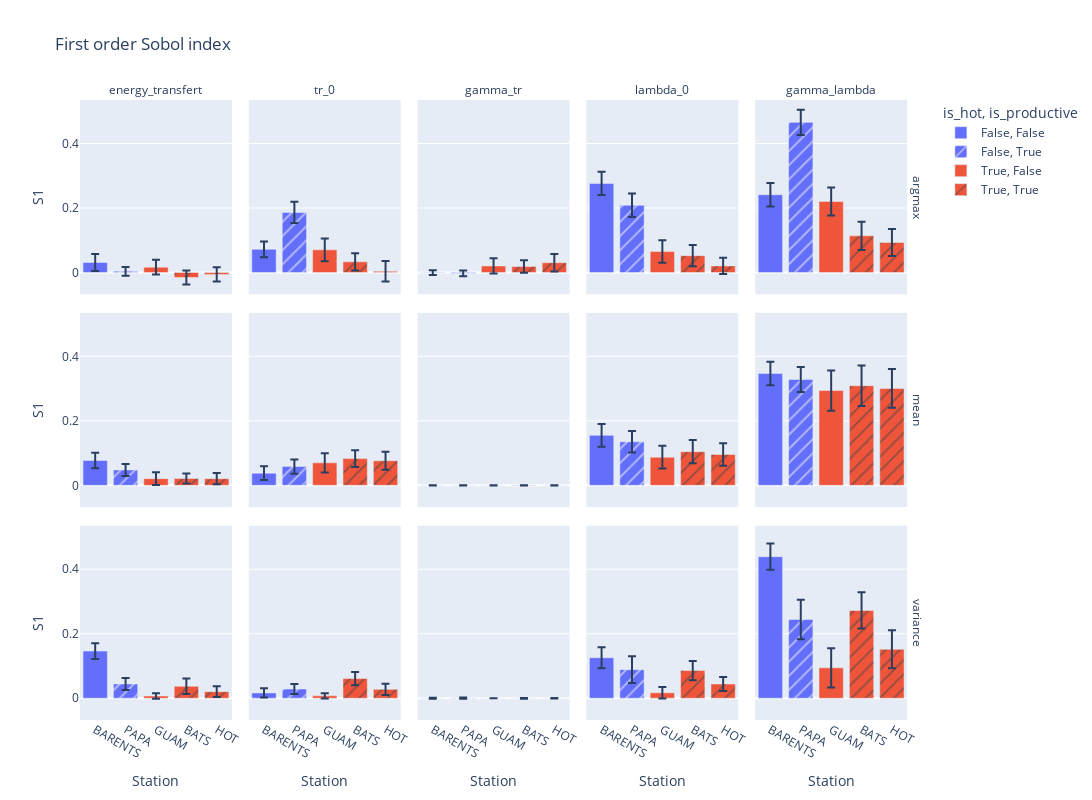

The notebook cell this image was saved under:
### Markdown cell above
### First order Sobol indices

### Code cell
fig = px.bar(
    sobol_first_order,
    x="Station",
    facet_col="Parameter",
    y="S1",
    error_y="S1_conf",
    facet_row="QoI",
    color="is_hot",
    pattern_shape="is_productive",
    title="First order Sobol index",
)

fig.update_layout(width=1200, height=800)

fig.for_each_annotation(lambda a: a.update(text=a.text.split("=")[-1]))

### Figure 1 — Plotly figure (JSON) as saved in the notebook; plotly's stock layout.template omitted (floating-point values rounded to 4 significant figures)
{"data": [{"alignmentgroup": "True", "error_y": {"array": [0.02653]}, "hovertemplate": "is_hot=False<br>is_productive=False<br>QoI=argmax<br>Parameter=energy_transfert<br>Station=%{x}<br>S1=%{y}<extra></extra>", "legendgroup": "False, False", "marker": {"color": "#636efa", "pattern": {"shape": ""}}, "name": "False, False", "offsetgroup": "False, False", "orientation": "v", "showlegend": true, "textposition": "auto", "type": "bar", "x": ["BARENTS"], "xaxis": "x11", "y": [0.03118], "yaxis": "y11"}, {"alignmentgroup": "True", "error_y": {"array": [0.02458]}, "hovertemplate": "is_hot=False<br>is_productive=False<br>QoI=argmax<br>Parameter=tr_0<br>Station=%{x}<br>S1=%{y}<extra></extra>", "legendgroup": "False, False", "marker": {"color": "#636efa", "pattern": {"shape": ""}}, "name": "False, False", "offsetgroup": "False, False", "orientation": "v", "showlegend": false, "textposition": "auto", "type": "bar", "x": ["BARENTS"], "xaxis": "x12", "y": [0.07188], "yaxis": "y12"}, {"alignmentgroup": "True", "error_y": {"array": [0.007219]}, "hovertemplate": "is_hot=False<br>is_productive=False<br>QoI=argmax<br>Parameter=gamma_tr<br>Station=%{x}<br>S1=%{y}<extra></extra>", "legendgroup": "False, False", "marker": {"color": "#636efa", "pattern": {"shape": ""}}, "name": "False, False", "offsetgroup": "False, False", "orientation": "v", "showlegend": false, "textposition": "auto", "type": "bar", "x": ["BARENTS"], "xaxis": "x13", "y": [-0.0004999], "yaxis": "y13"}, {"alignmentgroup": "True", "error_y": {"array": [0.0361]}, "hovertemplate": "is_hot=False<br>is_productive=False<br>QoI=argmax<br>Parameter=lambda_0<br>Station=%{x}<br>S1=%{y}<extra></extra>", "legendgroup": "False, False", "marker": {"color": "#636efa", "pattern": {"shape": ""}}, "name": "False, False", "offsetgroup": "False, False", "orientation": "v", "showlegend": false, "textposition": "auto", "type": "bar", "x": ["BARENTS"], "xaxis": "x14", "y": [0.2761], "yaxis": "y14"}, {"alignmentgroup": "True", "error_y": {"array": [0.03654]}, "hovertemplate": "is_hot=False<br>is_productive=False<br>QoI=argmax<br>Parameter=gamma_lambda<br>Station=%{x}<br>S1=%{y}<extra></extra>", "legendgroup": "False, False", "marker": {"color": "#636efa", "pattern": {"shape": ""}}, "name": "False, False", "offsetgroup": "False, False", "orientation": "v", "showlegend": false, "textposition": "auto", "type": "bar", "x": ["BARENTS"], "xaxis": "x15", "y": [0.2411], "yaxis": "y15"}, {"alignmentgroup": "True", "error_y": {"array": [0.02382]}, "hovertemplate": "is_hot=False<br>is_productive=False<br>QoI=mean<br>Parameter=energy_transfert<br>Station=%{x}<br>S1=%{y}<extra></extra>", "legendgroup": "False, False", "marker": {"color": "#636efa", "pattern": {"shape": ""}}, "name": "False, False", "offsetgroup": "False, False", "orientation": "v", "showlegend": false, "textposition": "auto", "type": "bar", "x": ["BARENTS"], "xaxis": "x6", "y": [0.07712], "yaxis": "y6"}, {"alignmentgroup": "True", "error_y": {"array": [0.02133]}, "hovertemplate": "is_hot=False<br>is_productive=False<br>QoI=mean<br>Parameter=tr_0<br>Station=%{x}<br>S1=%{y}<extra></extra>", "legendgroup": "False, False", "marker": {"color": "#636efa", "pattern": {"shape": ""}}, "name": "False, False", "offsetgroup": "False, False", "orientation": "v", "showlegend": false, "textposition": "auto", "type": "bar", "x": ["BARENTS"], "xaxis": "x7", "y": [0.03765], "yaxis": "y7"}, {"alignmentgroup": "True", "error_y": {"array": [0.0002132]}, "hovertemplate": "is_hot=False<br>is_productive=False<br>QoI=mean<br>Parameter=gamma_tr<br>Station=%{x}<br>S1=%{y}<extra></extra>", "legendgroup": "False, False", "marker": {"color": "#636efa", "pattern": {"shape": ""}}, "name": "False, False", "offsetgroup": "False, False", "orientation": "v", "showlegend": false, "textposition": "auto", "type": "bar", "x": ["BARENTS"], "xaxis": "x8", "y": [8.804e-05], "yaxis": "y8"}, {"alignmentgroup": "True", "error_y": {"array": [0.0356]}, "hovertemplate": "is_hot=False<br>is_productive=False<br>QoI=mean<br>Parameter=lambda_0<br>Station=%{x}<br>S1=%{y}<extra></extra>", "legendgroup": "False, False", "marker": {"color": "#636efa", "pattern": {"shape": ""}}, "name": "False, False", "offsetgroup": "False, False", "orientation": "v", "showlegend": false, "textposition": "auto", "type": "bar", "x": ["BARENTS"], "xaxis": "x9", "y": [0.155], "yaxis": "y9"}, {"alignmentgroup": "True", "error_y": {"array": [0.03628]}, "hovertemplate": "is_hot=False<br>is_productive=False<br>QoI=mean<br>Parameter=gamma_lambda<br>Station=%{x}<br>S1=%{y}<extra></extra>", "legendgroup": "False, False", "marker": {"color": "#636efa", "pattern": {"shape": ""}}, "name": "False, False", "offsetgroup": "False, False", "orientation": "v", "showlegend": false, "textposition": "auto", "type": "bar", "x": ["BARENTS"], "xaxis": "x10", "y": [0.3467], "yaxis": "y10"}, {"alignmentgroup": "True", "error_y": {"array": [0.02471]}, "hovertemplate": "is_hot=False<br>is_productive=False<br>QoI=variance<br>Parameter=energy_transfert<br>Station=%{x}<br>S1=%{y}<extra></extra>", "legendgroup": "False, False", "marker": {"color": "#636efa", "pattern": {"shape": ""}}, "name": "False, False", "offsetgroup": "False, False", "orientation": "v", "showlegend": false, "textposition": "auto", "type": "bar", "x": ["BARENTS"], "xaxis": "x", "y": [0.1461], "yaxis": "y"}, {"alignmentgroup": "True", "error_y": {"array": [0.01463]}, "hovertemplate": "is_hot=False<br>is_productive=False<br>QoI=variance<br>Parameter=tr_0<br>Station=%{x}<br>S1=%{y}<extra></extra>", "legendgroup": "False, False", "marker": {"color": "#636efa", "pattern": {"shape": ""}}, "name": "False, False", "offsetgroup": "False, False", "orientation": "v", "showlegend": false, "textposition": "auto", "type": "bar", "x": ["BARENTS"], "xaxis": "x2", "y": [0.01656], "yaxis": "y2"}, {"alignmentgroup": "True", "error_y": {"array": [0.001393]}, "hovertemplate": "is_hot=False<br>is_productive=False<br>QoI=variance<br>Parameter=gamma_tr<br>Station=%{x}<br>S1=%{y}<extra></extra>", "legendgroup": "False, False", "marker": {"color": "#636efa", "pattern": {"shape": ""}}, "name": "False, False", "offsetgroup": "False, False", "orientation": "v", "showlegend": false, "textposition": "auto", "type": "bar", "x": ["BARENTS"], "xaxis": "x3", "y": [3.809e-05], "yaxis": "y3"}, {"alignmentgroup": "True", "error_y": {"array": [0.03277]}, "hovertemplate": "is_hot=False<br>is_productive=False<br>QoI=variance<br>Parameter=lambda_0<br>Station=%{x}<br>S1=%{y}<extra></extra>", "legendgroup": "False, False", "marker": {"color": "#636efa", "pattern": {"shape": ""}}, "name": "False, False", "offsetgroup": "False, False", "orientation": "v", "showlegend": false, "textposition": "auto", "type": "bar", "x": ["BARENTS"], "xaxis": "x4", "y": [0.1256], "yaxis": "y4"}, {"alignmentgroup": "True", "error_y": {"array": [0.04078]}, "hovertemplate": "is_hot=False<br>is_productive=False<br>QoI=variance<br>Parameter=gamma_lambda<br>Station=%{x}<br>S1=%{y}<extra></extra>", "legendgroup": "False, False", "marker": {"color": "#636efa", "pattern": {"shape": ""}}, "name": "False, False", "offsetgroup": "False, False", "orientation": "v", "showlegend": false, "textposition": "auto", "type": "bar", "x": ["BARENTS"], "xaxis": "x5", "y": [0.4388], "yaxis": "y5"}, {"alignmentgroup": "True", "error_y": {"array": [0.0133]}, "hovertemplate": "is_hot=False<br>is_productive=True<br>QoI=argmax<br>Parameter=energy_transfert<br>Station=%{x}<br>S1=%{y}<extra></extra>", "legendgroup": "False, True", "marker": {"color": "#636efa", "pattern": {"shape": "/"}}, "name": "False, True", "offsetgroup": "False, True", "orientation": "v", "showlegend": true, "textposition": "auto", "type": "bar", "x": ["PAPA"], "xaxis": "x11", "y": [0.003583], "yaxis": "y11"}, {"alignmentgroup": "True", "error_y": {"array": [0.033]}, "hovertemplate": "is_hot=False<br>is_productive=True<br>QoI=argmax<br>Parameter=tr_0<br>Station=%{x}<br>S1=%{y}<extra></extra>", "legendgroup": "False, True", "marker": {"color": "#636efa", "pattern": {"shape": "/"}}, "name": "False, True", "offsetgroup": "False, True", "orientation": "v", "showlegend": false, "textposition": "auto", "type": "bar", "x": ["PAPA"], "xaxis": "x12", "y": [0.1862], "yaxis": "y12"}, {"alignmentgroup": "True", "error_y": {"array": [0.008668]}, "hovertemplate": "is_hot=False<br>is_productive=True<br>QoI=argmax<br>Parameter=gamma_tr<br>Station=%{x}<br>S1=%{y}<extra></extra>", "legendgroup": "False, True", "marker": {"color": "#636efa", "pattern": {"shape": "/"}}, "name": "False, True", "offsetgroup": "False, True", "orientation": "v", "showlegend": false, "textposition": "auto", "type": "bar", "x": ["PAPA"], "xaxis": "x13", "y": [-0.002644], "yaxis": "y13"}, {"alignmentgroup": "True", "error_y": {"array": [0.03615]}, "hovertemplate": "is_hot=False<br>is_productive=True<br>QoI=argmax<br>Parameter=lambda_0<br>Station=%{x}<br>S1=%{y}<extra></extra>", "legendgroup": "False, True", "marker": {"color": "#636efa", "pattern": {"shape": "/"}}, "name": "False, True", "offsetgroup": "False, True", "orientation": "v", "showlegend": false, "textposition": "auto", "type": "bar", "x": ["PAPA"], "xaxis": "x14", "y": [0.2085], "yaxis": "y14"}, {"alignmentgroup": "True", "error_y": {"array": [0.0392]}, "hovertemplate": "is_hot=False<br>is_productive=True<br>QoI=argmax<br>Parameter=gamma_lambda<br>Station=%{x}<br>S1=%{y}<extra></extra>", "legendgroup": "False, True", "marker": {"color": "#636efa", "pattern": {"shape": "/"}}, "name": "False, True", "offsetgroup": "False, True", "orientation": "v", "showlegend": false, "textposition": "auto", "type": "bar", "x": ["PAPA"], "xaxis": "x15", "y": [0.4655], "yaxis": "y15"}, {"alignmentgroup": "True", "error_y": {"array": [0.01888]}, "hovertemplate": "is_hot=False<br>is_productive=True<br>QoI=mean<br>Parameter=energy_transfert<br>Station=%{x}<br>S1=%{y}<extra></extra>", "legendgroup": "False, True", "marker": {"color": "#636efa", "pattern": {"shape": "/"}}, "name": "False, True", "offsetgroup": "False, True", "orientation": "v", "showlegend": false, "textposition": "auto", "type": "bar", "x": ["PAPA"], "xaxis": "x6", "y": [0.04777], "yaxis": "y6"}, {"alignmentgroup": "True", "error_y": {"array": [0.02201]}, "hovertemplate": "is_hot=False<br>is_productive=True<br>QoI=mean<br>Parameter=tr_0<br>Station=%{x}<br>S1=%{y}<extra></extra>", "legendgroup": "False, True", "marker": {"color": "#636efa", "pattern": {"shape": "/"}}, "name": "False, True", "offsetgroup": "False, True", "orientation": "v", "showlegend": false, "textposition": "auto", "type": "bar", "x": ["PAPA"], "xaxis": "x7", "y": [0.05831], "yaxis": "y7"}, {"alignmentgroup": "True", "error_y": {"array": [0.0002064]}, "hovertemplate": "is_hot=False<br>is_productive=True<br>QoI=mean<br>Parameter=gamma_tr<br>Station=%{x}<br>S1=%{y}<extra></extra>", "legendgroup": "False, True", "marker": {"color": "#636efa", "pattern": {"shape": "/"}}, "name": "False, True", "offsetgroup": "False, True", "orientation": "v", "showlegend": false, "textposition": "auto", "type": "bar", "x": ["PAPA"], "xaxis": "x8", "y": [2.813e-05], "yaxis": "y8"}, {"alignmentgroup": "True", "error_y": {"array": [0.03334]}, "hovertemplate": "is_hot=False<br>is_productive=True<br>QoI=mean<br>Parameter=lambda_0<br>Station=%{x}<br>S1=%{y}<extra></extra>", "legendgroup": "False, True", "marker": {"color": "#636efa", "pattern": {"shape": "/"}}, "name": "False, True", "offsetgroup": "False, True", "orientation": "v", "showlegend": false, "textposition": "auto", "type": "bar", "x": ["PAPA"], "xaxis": "x9", "y": [0.135], "yaxis": "y9"}, {"alignmentgroup": "True", "error_y": {"array": [0.03905]}, "hovertemplate": "is_hot=False<br>is_productive=True<br>QoI=mean<br>Parameter=gamma_lambda<br>Station=%{x}<br>S1=%{y}<extra></extra>", "legendgroup": "False, True", "marker": {"color": "#636efa", "pattern": {"shape": "/"}}, "name": "False, True", "offsetgroup": "False, True", "orientation": "v", "showlegend": false, "textposition": "auto", "type": "bar", "x": ["PAPA"], "xaxis": "x10", "y": [0.3283], "yaxis": "y10"}, {"alignmentgroup": "True", "error_y": {"array": [0.01868]}, "hovertemplate": "is_hot=False<br>is_productive=True<br>QoI=variance<br>Parameter=energy_transfert<br>Station=%{x}<br>S1=%{y}<extra></extra>", "legendgroup": "False, True", "marker": {"color": "#636efa", "pattern": {"shape": "/"}}, "name": "False, True", "offsetgroup": "False, True", "orientation": "v", "showlegend": false, "textposition": "auto", "type": "bar", "x": ["PAPA"], "xaxis": "x", "y": [0.04437], "yaxis": "y"}, {"alignmentgroup": "True", "error_y": {"array": [0.01544]}, "hovertemplate": "is_hot=False<br>is_productive=True<br>QoI=variance<br>Parameter=tr_0<br>Station=%{x}<br>S1=%{y}<extra></extra>", "legendgroup": "False, True", "marker": {"color": "#636efa", "pattern": {"shape": "/"}}, "name": "False, True", "offsetgroup": "False, True", "orientation": "v", "showlegend": false, "textposition": "auto", "type": "bar", "x": ["PAPA"], "xaxis": "x2", "y": [0.02853], "yaxis": "y2"}, {"alignmentgroup": "True", "error_y": {"array": [0.001923]}, "hovertemplate": "is_hot=False<br>is_productive=True<br>QoI=variance<br>Parameter=gamma_tr<br>Station=%{x}<br>S1=%{y}<extra></extra>", "legendgroup": "False, True", "marker": {"color": "#636efa", "pattern": {"shape": "/"}}, "name": "False, True", "offsetgroup": "False, True", "orientation": "v", "showlegend": false, "textposition": "auto", "type": "bar", "x": ["PAPA"], "xaxis": "x3", "y": [0.0005079], "yaxis": "y3"}, {"alignmentgroup": "True", "error_y": {"array": [0.04128]}, "hovertemplate": "is_hot=False<br>is_productive=True<br>QoI=variance<br>Parameter=lambda_0<br>Station=%{x}<br>S1=%{y}<extra></extra>", "legendgroup": "False, True", "marker": {"color": "#636efa", "pattern": {"shape": "/"}}, "name": "False, True", "offsetgroup": "False, True", "orientation": "v", "showlegend": false, "textposition": "auto", "type": "bar", "x": ["PAPA"], "xaxis": "x4", "y": [0.08859], "yaxis": "y4"}, {"alignmentgroup": "True", "error_y": {"array": [0.06155]}, "hovertemplate": "is_hot=False<br>is_productive=True<br>QoI=variance<br>Parameter=gamma_lambda<br>Station=%{x}<br>S1=%{y}<extra></extra>", "legendgroup": "False, True", "marker": {"color": "#636efa", "pattern": {"shape": "/"}}, "name": "False, True", "offsetgroup": "False, True", "orientation": "v", "showlegend": false, "textposition": "auto", "type": "bar", "x": ["PAPA"], "xaxis": "x5", "y": [0.2441], "yaxis": "y5"}, {"alignmentgroup": "True", "error_y": {"array": [0.02281]}, "hovertemplate": "is_hot=True<br>is_productive=False<br>QoI=argmax<br>Parameter=energy_transfert<br>Station=%{x}<br>S1=%{y}<extra></extra>", "legendgroup": "True, False", "marker": {"color": "#EF553B", "pattern": {"shape": ""}}, "name": "True, False", "offsetgroup": "True, False", "orientation": "v", "showlegend": true, "textposition": "auto", "type": "bar", "x": ["GUAM"], "xaxis": "x11", "y": [0.01636], "yaxis": "y11"}, {"alignmentgroup": "True", "error_y": {"array": [0.03549]}, "hovertemplate": "is_hot=True<br>is_productive=False<br>QoI=argmax<br>Parameter=tr_0<br>Station=%{x}<br>S1=%{y}<extra></extra>", "legendgroup": "True, False", "marker": {"color": "#EF553B", "pattern": {"shape": ""}}, "name": "True, False", "offsetgroup": "True, False", "orientation": "v", "showlegend": false, "textposition": "auto", "type": "bar", "x": ["GUAM"], "xaxis": "x12", "y": [0.07021], "yaxis": "y12"}, {"alignmentgroup": "True", "error_y": {"array": [0.02361]}, "hovertemplate": "is_hot=True<br>is_productive=False<br>QoI=argmax<br>Parameter=gamma_tr<br>Station=%{x}<br>S1=%{y}<extra></extra>", "legendgroup": "True, False", "marker": {"color": "#EF553B", "pattern": {"shape": ""}}, "name": "True, False", "offsetgroup": "True, False", "orientation": "v", "showlegend": false, "textposition": "auto", "type": "bar", "x": ["GUAM"], "xaxis": "x13", "y": [0.02034], "yaxis": "y13"}, {"alignmentgroup": "True", "error_y": {"array": [0.03499]}, "hovertemplate": "is_hot=True<br>is_productive=False<br>QoI=argmax<br>Parameter=lambda_0<br>Station=%{x}<br>S1=%{y}<extra></extra>", "legendgroup": "True, False", "marker": {"color": "#EF553B", "pattern": {"shape": ""}}, "name": "True, False", "offsetgroup": "True, False", "orientation": "v", "showlegend": false, "textposition": "auto", "type": "bar", "x": ["GUAM"], "xaxis": "x14", "y": [0.06499], "yaxis": "y14"}, {"alignmentgroup": "True", "error_y": {"array": [0.04308]}, "hovertemplate": "is_hot=True<br>is_productive=False<br>QoI=argmax<br>Parameter=gamma_lambda<br>Station=%{x}<br>S1=%{y}<extra></extra>", "legendgroup": "True, False", "marker": {"color": "#EF553B", "pattern": {"shape": ""}}, "name": "True, False", "offsetgroup": "True, False", "orientation": "v", "showlegend": false, "textposition": "auto", "type": "bar", "x": ["GUAM"], "xaxis": "x15", "y": [0.2201], "yaxis": "y15"}, {"alignmentgroup": "True", "error_y": {"array": [0.01974]}, "hovertemplate": "is_hot=True<br>is_productive=False<br>QoI=mean<br>Parameter=energy_transfert<br>Station=%{x}<br>S1=%{y}<extra></extra>", "legendgroup": "True, False", "marker": {"color": "#EF553B", "pattern": {"shape": ""}}, "name": "True, False", "offsetgroup": "True, False", "orientation": "v", "showlegend": false, "textposition": "auto", "type": "bar", "x": ["GUAM"], "xaxis": "x6", "y": [0.02088], "yaxis": "y6"}, {"alignmentgroup": "True", "error_y": {"array": [0.02966]}, "hovertemplate": "is_hot=True<br>is_productive=False<br>QoI=mean<br>Parameter=tr_0<br>Station=%{x}<br>S1=%{y}<extra></extra>", "legendgroup": "True, False", "marker": {"color": "#EF553B", "pattern": {"shape": ""}}, "name": "True, False", "offsetgroup": "True, False", "orientation": "v", "showlegend": false, "textposition": "auto", "type": "bar", "x": ["GUAM"], "xaxis": "x7", "y": [0.06986], "yaxis": "y7"}, {"alignmentgroup": "True", "error_y": {"array": [4.522e-05]}, "hovertemplate": "is_hot=True<br>is_productive=False<br>QoI=mean<br>Parameter=gamma_tr<br>Station=%{x}<br>S1=%{y}<extra></extra>", "legendgroup": "True, False", "marker": {"color": "#EF553B", "pattern": {"shape": ""}}, "name": "True, False", "offsetgroup": "True, False", "orientation": "v", "showlegend": false, "textposition": "auto", "type": "bar", "x": ["GUAM"], "xaxis": "x8", "y": [3.95e-06], "yaxis": "y8"}, {"alignmentgroup": "True", "error_y": {"array": [0.03519]}, "hovertemplate": "is_hot=True<br>is_productive=False<br>QoI=mean<br>Parameter=lambda_0<br>Station=%{x}<br>S1=%{y}<extra></extra>", "legendgroup": "True, False", "marker": {"color": "#EF553B", "pattern": {"shape": ""}}, "name": "True, False", "offsetgroup": "True, False", "orientation": "v", "showlegend": false, "textposition": "auto", "type": "bar", "x": ["GUAM"], "xaxis": "x9", "y": [0.08734], "yaxis": "y9"}, {"alignmentgroup": "True", "error_y": {"array": [0.06261]}, "hovertemplate": "is_hot=True<br>is_productive=False<br>QoI=mean<br>Parameter=gamma_lambda<br>Station=%{x}<br>S1=%{y}<extra></extra>", "legendgroup": "True, False", "marker": {"color": "#EF553B", "pattern": {"shape": ""}}, "name": "True, False", "offsetgroup": "True, False", "orientation": "v", "showlegend": false, "textposition": "auto", "type": "bar", "x": ["GUAM"], "xaxis": "x10", "y": [0.2939], "yaxis": "y10"}, {"alignmentgroup": "True", "error_y": {"array": [0.00828]}, "hovertemplate": "is_hot=True<br>is_productive=False<br>QoI=variance<br>Parameter=energy_transfert<br>Station=%{x}<br>S1=%{y}<extra></extra>", "legendgroup": "True, False", "marker": {"color": "#EF553B", "pattern": {"shape": ""}}, "name": "True, False", "offsetgroup": "True, False", "orientation": "v", "showlegend": false, "textposition": "auto", "type": "bar", "x": ["GUAM"], "xaxis": "x", "y": [0.006887], "yaxis": "y"}, {"alignmentgroup": "True", "error_y": {"array": [0.007961]}, "hovertemplate": "is_hot=True<br>is_productive=False<br>QoI=variance<br>Parameter=tr_0<br>Station=%{x}<br>S1=%{y}<extra></extra>", "legendgroup": "True, False", "marker": {"color": "#EF553B", "pattern": {"shape": ""}}, "name": "True, False", "offsetgroup": "True, False", "orientation": "v", "showlegend": false, "textposition": "auto", "type": "bar", "x": ["GUAM"], "xaxis": "x2", "y": [0.007486], "yaxis": "y2"}, {"alignmentgroup": "True", "error_y": {"array": [0.0001939]}, "hovertemplate": "is_hot=True<br>is_productive=False<br>QoI=variance<br>Parameter=gamma_tr<br>Station=%{x}<br>S1=%{y}<extra></extra>", "legendgroup": "True, False", "marker": {"color": "#EF553B", "pattern": {"shape": ""}}, "name": "True, False", "offsetgroup": "True, False", "orientation": "v", "showlegend": false, "textposition": "auto", "type": "bar", "x": ["GUAM"], "xaxis": "x3", "y": [-8.768e-05], "yaxis": "y3"}, {"alignmentgroup": "True", "error_y": {"array": [0.01791]}, "hovertemplate": "is_hot=True<br>is_productive=False<br>QoI=variance<br>Parameter=lambda_0<br>Station=%{x}<br>S1=%{y}<extra></extra>", "legendgroup": "True, False", "marker": {"color": "#EF553B", "pattern": {"shape": ""}}, "name": "True, False", "offsetgroup": "True, False", "orientation": "v", "showlegend": false, "textposition": "auto", "type": "bar", "x": ["GUAM"], "xaxis": "x4", "y": [0.0168], "yaxis": "y4"}, {"alignmentgroup": "True", "error_y": {"array": [0.06075]}, "hovertemplate": "is_hot=True<br>is_productive=False<br>QoI=variance<br>Parameter=gamma_lambda<br>Station=%{x}<br>S1=%{y}<extra></extra>", "legendgroup": "True, False", "marker": {"color": "#EF553B", "pattern": {"shape": ""}}, "name": "True, False", "offsetgroup": "True, False", "orientation": "v", "showlegend": false, "textposition": "auto", "type": "bar", "x": ["GUAM"], "xaxis": "x5", "y": [0.09422], "yaxis": "y5"}, {"alignmentgroup": "True", "error_y": {"array": [0.02194, 0.02185]}, "hovertemplate": "is_hot=True<br>is_productive=True<br>QoI=argmax<br>Parameter=energy_transfert<br>Station=%{x}<br>S1=%{y}<extra></extra>", "legendgroup": "True, True", "marker": {"color": "#EF553B", "pattern": {"shape": "/"}}, "name": "True, True", "offsetgroup": "True, True", "orientation": "v", "showlegend": true, "textposition": "auto", "type": "bar", "x": ["BATS", "HOT"], "xaxis": "x11", "y": [-0.01541, -0.005805], "yaxis": "y11"}, {"alignmentgroup": "True", "error_y": {"array": [0.02704, 0.03179]}, "hovertemplate": "is_hot=True<br>is_productive=True<br>QoI=argmax<br>Parameter=tr_0<br>Station=%{x}<br>S1=%{y}<extra></extra>", "legendgroup": "True, True", "marker": {"color": "#EF553B", "pattern": {"shape": "/"}}, "name": "True, True", "offsetgroup": "True, True", "orientation": "v", "showlegend": false, "textposition": "auto", "type": "bar", "x": ["BATS", "HOT"], "xaxis": "x12", "y": [0.03303, 0.003674], "yaxis": "y12"}, {"alignmentgroup": "True", "error_y": {"array": [0.01947, 0.02722]}, "hovertemplate": "is_hot=True<br>is_productive=True<br>QoI=argmax<br>Parameter=gamma_tr<br>Station=%{x}<br>S1=%{y}<extra></extra>", "legendgroup": "True, True", "marker": {"color": "#EF553B", "pattern": {"shape": "/"}}, "name": "True, True", "offsetgroup": "True, True", "orientation": "v", "showlegend": false, "textposition": "auto", "type": "bar", "x": ["BATS", "HOT"], "xaxis": "x13", "y": [0.01842, 0.03042], "yaxis": "y13"}, {"alignmentgroup": "True", "error_y": {"array": [0.03327, 0.02503]}, "hovertemplate": "is_hot=True<br>is_productive=True<br>QoI=argmax<br>Parameter=lambda_0<br>Station=%{x}<br>S1=%{y}<extra></extra>", "legendgroup": "True, True", "marker": {"color": "#EF553B", "pattern": {"shape": "/"}}, "name": "True, True", "offsetgroup": "True, True", "orientation": "v", "showlegend": false, "textposition": "auto", "type": "bar", "x": ["BATS", "HOT"], "xaxis": "x14", "y": [0.05229, 0.02051], "yaxis": "y14"}, {"alignmentgroup": "True", "error_y": {"array": [0.04393, 0.04208]}, "hovertemplate": "is_hot=True<br>is_productive=True<br>QoI=argmax<br>Parameter=gamma_lambda<br>Station=%{x}<br>S1=%{y}<extra></extra>", "legendgroup": "True, True", "marker": {"color": "#EF553B", "pattern": {"shape": "/"}}, "name": "True, True", "offsetgroup": "True, True", "orientation": "v", "showlegend": false, "textposition": "auto", "type": "bar", "x": ["BATS", "HOT"], "xaxis": "x15", "y": [0.1137, 0.09296], "yaxis": "y15"}, {"alignmentgroup": "True", "error_y": {"array": [0.01531, 0.01763]}, "hovertemplate": "is_hot=True<br>is_productive=True<br>QoI=mean<br>Parameter=energy_transfert<br>Station=%{x}<br>S1=%{y}<extra></extra>", "legendgroup": "True, True", "marker": {"color": "#EF553B", "pattern": {"shape": "/"}}, "name": "True, True", "offsetgroup": "True, True", "orientation": "v", "showlegend": false, "textposition": "auto", "type": "bar", "x": ["BATS", "HOT"], "xaxis": "x6", "y": [0.02125, 0.02081], "yaxis": "y6"}, {"alignmentgroup": "True", "error_y": {"array": [0.02563, 0.02804]}, "hovertemplate": "is_hot=True<br>is_productive=True<br>QoI=mean<br>Parameter=tr_0<br>Station=%{x}<br>S1=%{y}<extra></extra>", "legendgroup": "True, True", "marker": {"color": "#EF553B", "pattern": {"shape": "/"}}, "name": "True, True", "offsetgroup": "True, True", "orientation": "v", "showlegend": false, "textposition": "auto", "type": "bar", "x": ["BATS", "HOT"], "xaxis": "x7", "y": [0.08295, 0.07634], "yaxis": "y7"}, {"alignmentgroup": "True", "error_y": {"array": [0.0001323, 6.505e-05]}, "hovertemplate": "is_hot=True<br>is_productive=True<br>QoI=mean<br>Parameter=gamma_tr<br>Station=%{x}<br>S1=%{y}<extra></extra>", "legendgroup": "True, True", "marker": {"color": "#EF553B", "pattern": {"shape": "/"}}, "name": "True, True", "offsetgroup": "True, True", "orientation": "v", "showlegend": false, "textposition": "auto", "type": "bar", "x": ["BATS", "HOT"], "xaxis": "x8", "y": [-1.299e-05, 4.159e-06], "yaxis": "y8"}, {"alignmentgroup": "True", "error_y": {"array": [0.03639, 0.03516]}, "hovertemplate": "is_hot=True<br>is_productive=True<br>QoI=mean<br>Parameter=lambda_0<br>Station=%{x}<br>S1=%{y}<extra></extra>", "legendgroup": "True, True", "marker": {"color": "#EF553B", "pattern": {"shape": "/"}}, "name": "True, True", "offsetgroup": "True, True", "orientation": "v", "showlegend": false, "textposition": "auto", "type": "bar", "x": ["BATS", "HOT"], "xaxis": "x9", "y": [0.1046, 0.09579], "yaxis": "y9"}, {"alignmentgroup": "True", "error_y": {"array": [0.06275, 0.06]}, "hovertemplate": "is_hot=True<br>is_productive=True<br>QoI=mean<br>Parameter=gamma_lambda<br>Station=%{x}<br>S1=%{y}<extra></extra>", "legendgroup": "True, True", "marker": {"color": "#EF553B", "pattern": {"shape": "/"}}, "name": "True, True", "offsetgroup": "True, True", "orientation": "v", "showlegend": false, "textposition": "auto", "type": "bar", "x": ["BATS", "HOT"], "xaxis": "x10", "y": [0.309, 0.3004], "yaxis": "y10"}, {"alignmentgroup": "True", "error_y": {"array": [0.02405, 0.01664]}, "hovertemplate": "is_hot=True<br>is_productive=True<br>QoI=variance<br>Parameter=energy_transfert<br>Station=%{x}<br>S1=%{y}<extra></extra>", "legendgroup": "True, True", "marker": {"color": "#EF553B", "pattern": {"shape": "/"}}, "name": "True, True", "offsetgroup": "True, True", "orientation": "v", "showlegend": false, "textposition": "auto", "type": "bar", "x": ["BATS", "HOT"], "xaxis": "x", "y": [0.03698, 0.02047], "yaxis": "y"}, {"alignmentgroup": "True", "error_y": {"array": [0.02059, 0.01764]}, "hovertemplate": "is_hot=True<br>is_productive=True<br>QoI=variance<br>Parameter=tr_0<br>Station=%{x}<br>S1=%{y}<extra></extra>", "legendgroup": "True, True", "marker": {"color": "#EF553B", "pattern": {"shape": "/"}}, "name": "True, True", "offsetgroup": "True, True", "orientation": "v", "showlegend": false, "textposition": "auto", "type": "bar", "x": ["BATS", "HOT"], "xaxis": "x2", "y": [0.06106, 0.02761], "yaxis": "y2"}, {"alignmentgroup": "True", "error_y": {"array": [0.001162, 0.0009033]}, "hovertemplate": "is_hot=True<br>is_productive=True<br>QoI=variance<br>Parameter=gamma_tr<br>Station=%{x}<br>S1=%{y}<extra></extra>", "legendgroup": "True, True", "marker": {"color": "#EF553B", "pattern": {"shape": "/"}}, "name": "True, True", "offsetgroup": "True, True", "orientation": "v", "showlegend": false, "textposition": "auto", "type": "bar", "x": ["BATS", "HOT"], "xaxis": "x3", "y": [-9.416e-05, -0.0002165], "yaxis": "y3"}, {"alignmentgroup": "True", "error_y": {"array": [0.02969, 0.02207]}, "hovertemplate": "is_hot=True<br>is_productive=True<br>QoI=variance<br>Parameter=lambda_0<br>Station=%{x}<br>S1=%{y}<extra></extra>", "legendgroup": "True, True", "marker": {"color": "#EF553B", "pattern": {"shape": "/"}}, "name": "True, True", "offsetgroup": "True, True", "orientation": "v", "showlegend": false, "textposition": "auto", "type": "bar", "x": ["BATS", "HOT"], "xaxis": "x4", "y": [0.08583, 0.04414], "yaxis": "y4"}, {"alignmentgroup": "True", "error_y": {"array": [0.05621, 0.05885]}, "hovertemplate": "is_hot=True<br>is_productive=True<br>QoI=variance<br>Parameter=gamma_lambda<br>Station=%{x}<br>S1=%{y}<extra></extra>", "legendgroup": "True, True", "marker": {"color": "#EF553B", "pattern": {"shape": "/"}}, "name": "True, True", "offsetgroup": "True, True", "orientation": "v", "showlegend": false, "textposition": "auto", "type": "bar", "x": ["BATS", "HOT"], "xaxis": "x5", "y": [0.2722, 0.1518], "yaxis": "y5"}], "layout": {"annotations": [{"font": {}, "showarrow": false, "text": "energy_transfert", "x": 0.09, "xanchor": "center", "xref": "paper", "y": 1.0, "yanchor": "bottom", "yref": "paper"}, {"font": {}, "showarrow": false, "text": "tr_0", "x": 0.29, "xanchor": "center", "xref": "paper", "y": 1.0, "yanchor": "bottom", "yref": "paper"}, {"font": {}, "showarrow": false, "text": "gamma_tr", "x": 0.49, "xanchor": "center", "xref": "paper", "y": 1.0, "yanchor": "bottom", "yref": "paper"}, {"font": {}, "showarrow": false, "text": "lambda_0", "x": 0.69, "xanchor": "center", "xref": "paper", "y": 1.0, "yanchor": "bottom", "yref": "paper"}, {"font": {}, "showarrow": false, "text": "gamma_lambda", "x": 0.89, "xanchor": "center", "xref": "paper", "y": 1.0, "yanchor": "bottom", "yref": "paper"}, {"font": {}, "showarrow": false, "text": "variance", "textangle": 90, "x": 0.98, "xanchor": "left", "xref": "paper", "y": 0.1567, "yanchor": "middle", "yref": "paper"}, {"font": {}, "showarrow": false, "text": "mean", "textangle": 90, "x": 0.98, "xanchor": "left", "xref": "paper", "y": 0.5, "yanchor": "middle", "yref": "paper"}, {"font": {}, "showarrow": false, "text": "argmax", "textangle": 90, "x": 0.98, "xanchor": "left", "xref": "paper", "y": 0.8433, "yanchor": "middle", "yref": "paper"}], "barmode": "relative", "height": 800, "legend": {"title": {"text": "is_hot, is_productive"}, "tracegroupgap": 0}, "title": {"text": "First order Sobol index"}, "width": 1200, "xaxis": {"anchor": "y", "domain": [0, 0.18], "title": {"text": "Station"}}, "xaxis10": {"anchor": "y10", "domain": [0.8, 0.98], "matches": "x", "showticklabels": false}, "xaxis11": {"anchor": "y11", "domain": [0, 0.18], "matches": "x", "showticklabels": false}, "xaxis12": {"anchor": "y12", "domain": [0.2, 0.38], "matches": "x", "showticklabels": false}, "xaxis13": {"anchor": "y13", "domain": [0.4, 0.58], "matches": "x", "showticklabels": false}, "xaxis14": {"anchor": "y14", "domain": [0.6, 0.78], "matches": "x", "showticklabels": false}, "xaxis15": {"anchor": "y15", "domain": [0.8, 0.98], "matches": "x", "showticklabels": false}, "xaxis2": {"anchor": "y2", "domain": [0.2, 0.38], "matches": "x", "title": {"text": "Station"}}, "xaxis3": {"anchor": "y3", "domain": [0.4, 0.58], "matches": "x", "title": {"text": "Station"}}, "xaxis4": {"anchor": "y4", "domain": [0.6, 0.78], "matches": "x", "title": {"text": "Station"}}, "xaxis5": {"anchor": "y5", "domain": [0.8, 0.98], "matches": "x", "title": {"text": "Station"}}, "xaxis6": {"anchor": "y6", "domain": [0, 0.18], "matches": "x", "showticklabels": false}, "xaxis7": {"anchor": "y7", "domain": [0.2, 0.38], "matches": "x", "showticklabels": false}, "xaxis8": {"anchor": "y8", "domain": [0.4, 0.58], "matches": "x", "showticklabels": false}, "xaxis9": {"anchor": "y9", "domain": [0.6, 0.78], "matches": "x", "showticklabels": false}, "yaxis": {"anchor": "x", "domain": [0, 0.3133], "title": {"text": "S1"}}, "yaxis10": {"anchor": "x10", "domain": [0.3433, 0.6567], "matches": "y", "showticklabels": false}, "yaxis11": {"anchor": "x11", "domain": [0.6867, 1.0], "matches": "y", "title": {"text": "S1"}}, "yaxis12": {"anchor": "x12", "domain": [0.6867, 1.0], "matches": "y", "showticklabels": false}, "yaxis13": {"anchor": "x13", "domain": [0.6867, 1.0], "matches": "y", "showticklabels": false}, "yaxis14": {"anchor": "x14", "domain": [0.6867, 1.0], "matches": "y", "showticklabels": false}, "yaxis15": {"anchor": "x15", "domain": [0.6867, 1.0], "matches": "y", "showticklabels": false}, "yaxis2": {"anchor": "x2", "domain": [0, 0.3133], "matches": "y", "showticklabels": false}, "yaxis3": {"anchor": "x3", "domain": [0, 0.3133], "matches": "y", "showticklabels": false}, "yaxis4": {"anchor": "x4", "domain": [0, 0.3133], "matches": "y", "showticklabels": false}, "yaxis5": {"anchor": "x5", "domain": [0, 0.3133], "matches": "y", "showticklabels": false}, "yaxis6": {"anchor": "x6", "domain": [0.3433, 0.6567], "matches": "y", "title": {"text": "S1"}}, "yaxis7": {"anchor": "x7", "domain": [0.3433, 0.6567], "matches": "y", "showticklabels": false}, "yaxis8": {"anchor": "x8", "domain": [0.3433, 0.6567], "matches": "y", "showticklabels": false}, "yaxis9": {"anchor": "x9", "domain": [0.3433, 0.6567], "matches": "y", "showticklabels": false}}}
